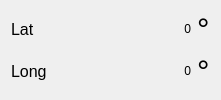
        <widget class="QWidget" name="layoutWidget">
         <property name="geometry">
          <rect>
           <x>530</x>
           <y>110</y>
           <width>221</width>
           <height>81</height>
          </rect>
         </property>
         <layout class="QGridLayout" name="gridLayout_3" columnstretch="0,1,0">
          <item row="0" column="0">
           <widget class="QLabel" name="label_15">
            <property name="font">
             <font>
              <pointsize>12</pointsize>
              <italic>false</italic>
             </font>
            </property>
            <property name="text">
             <string>Lat</string>
            </property>
           </widget>
          </item>
          <item row="0" column="1">
           <widget class="QLabel" name="labelLat">
            <property name="text">
             <string>0</string>
            </property>
            <property name="alignment">
             <set>Qt::AlignRight|Qt::AlignTrailing|Qt::AlignVCenter</set>
            </property>
           </widget>
          </item>
          <item row="1" column="1">
           <widget class="QLabel" name="labelLong">
            <property name="text">
             <string>0</string>
            </property>
            <property name="alignment">
             <set>Qt::AlignRight|Qt::AlignTrailing|Qt::AlignVCenter</set>
            </property>
           </widget>
          </item>
          <item row="1" column="0">
           <widget class="QLabel" name="label_17">
            <property name="font">
             <font>
              <pointsize>12</pointsize>
              <italic>false</italic>
             </font>
            </property>
            <property name="text">
             <string>Long</string>
            </property>
           </widget>
          </item>
          <item row="1" column="2">
           <widget class="QLabel" name="label_19">
            <property name="font">
             <font>
              <pointsize>23</pointsize>
             </font>
            </property>
            <property name="text">
             <string>°</string>
            </property>
            <property name="alignment">
             <set>Qt::AlignLeading|Qt::AlignLeft|Qt::AlignTop</set>
            </property>
           </widget>
          </item>
          <item row="0" column="2">
           <widget class="QLabel" name="label_22">
            <property name="font">
             <font>
              <pointsize>23</pointsize>
             </font>
            </property>
            <property name="text">
             <string>°</string>
            </property>
            <property name="alignment">
             <set>Qt::AlignLeading|Qt::AlignLeft|Qt::AlignTop</set>
            </property>
           </widget>
          </item>
         </layout>
        </widget>
